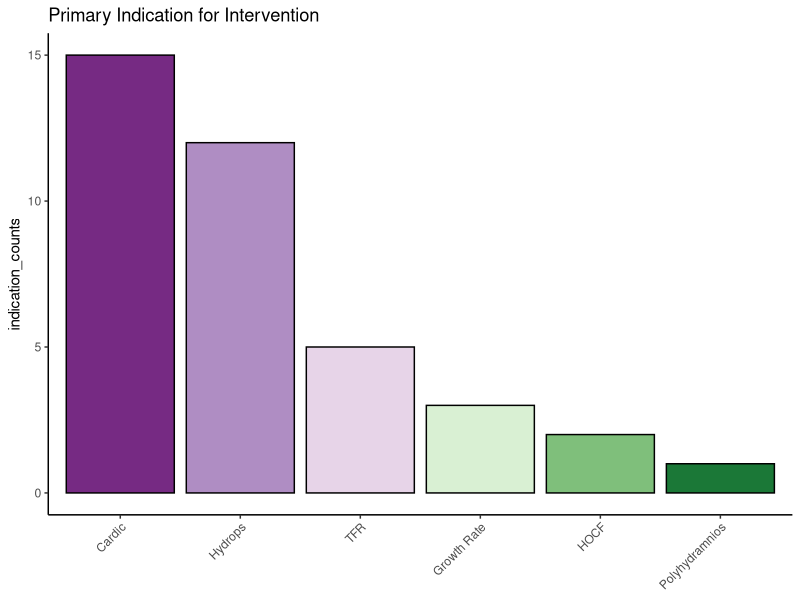
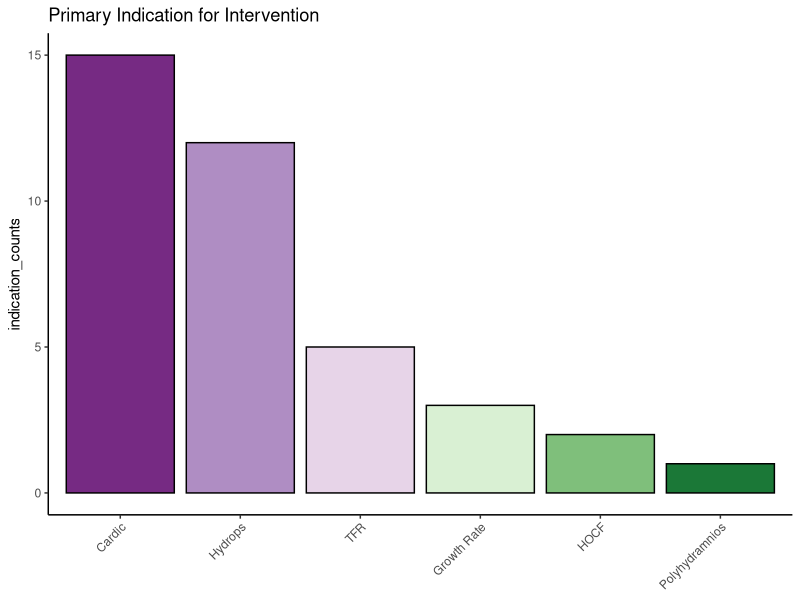

These figures' R source, in order:
library("readr")
library("dplyr")
library("ggplot2")
library("tidyr")

df <- read_csv('SCT_percutaneous_interventions.csv')

#############################
# Primary indication figure #
#############################

# Recode primary indication
# 1 TFR, 2 Hydrops, 3 Cardiac, 4 other
ind_plot_data <- df %>% 
  mutate(primary_indication = recode(primary_indication, 
                                      `1`= 'TFR',  `2` = 'Hydrops',  `3` = 'Cardic', 
                                      `4` = 'HOCF', `5` = 'Growth Rate', 
                                      `6` = 'Polyhydramnios')) %>%
  select(primary_indication) %>%
  group_by(primary_indication) %>%
  summarize(indication_counts = n()) %>%
  mutate(primary_indication= factor(primary_indication,
                                      levels = primary_indication[order(indication_counts, decreasing=T)],
                                      ordered=T))
  
# Create plot
ind_plot <- ggplot(data=ind_plot_data, 
                   mapping = aes(x=primary_indication, y=indication_counts)) + 
  geom_col(mapping=aes(fill=primary_indication), color="black") +
  scale_fill_brewer(palette = "PRGn", guide=F) +
  theme_classic() +
  theme(axis.text.x = element_text(angle = 45, hjust = 1),
        axis.title.x = element_blank()) +
  labs(title="Primary Indication for Intervention", fill = "Indication")
  ylab("Case Count")

# Print plot
ind_plot

# Save plot
ggsave("indication_counts_fig.png", plot=ind_plot, device="png")